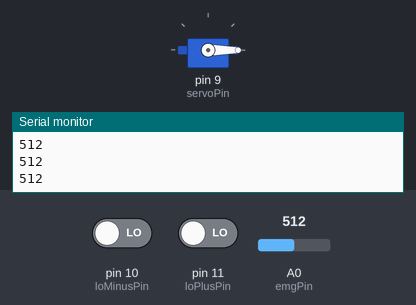
This sketch was run on a simulated Arduino Uno, built with avr-gcc and run on an emulated ATmega328P. Shown: servo, the last lines printed to the serial monitor. The test bench sets the inputs (shaded band); at power-on: A0 (emgPin) = 512, pin 10 (loMinusPin) LOW, pin 11 (loPlusPin) LOW.

Above: at 1.2 s.
1.3 s: A0 (emgPin) set to 534
2.8 s: A0 (emgPin) set to 559
At 3.1 s:
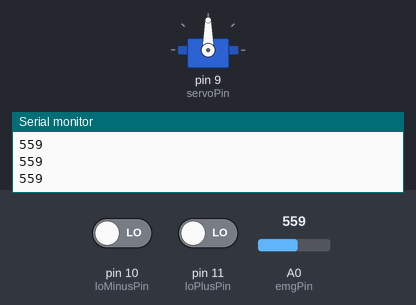
Timing chart, 0 to 5.8 s (numbered marks = the images above; inputs shaded):
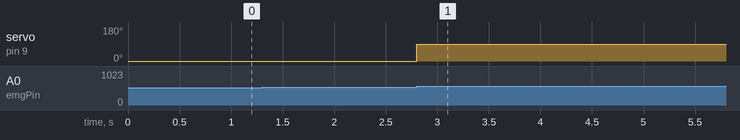

Measured:
- the behaviour switches between 550 and 551 on A0 (emgPin) (found by bisection; images 0 and 1)
- after the input at 2.8 s, servo on pin 9 (servoPin): 0° → 90° at once

The sketch:

EMG.ino
```cpp
#include <Servo.h>

const int emgPin = A0;
const int loMinusPin = 10;
const int loPlusPin = 11;
const int servoPin = 9;

const int openAngle = 0;       // Servo at rest (e.g., hand open)
const int closeAngle = 90;     // Servo position for contraction (e.g., hand closed)
const int highThreshold = 550; // Adjust based on actual signal when muscle is flexed
const int lowThreshold = 450;  // Adjust based on resting EMG noise

Servo armServo;
bool isClosed = false;

void setup() {
  Serial.begin(9600);
  pinMode(loMinusPin, INPUT);
  pinMode(loPlusPin, INPUT);
  armServo.attach(servoPin);
  armServo.write(openAngle); // Start in open position
}

void loop() {
  // Check if electrodes are properly attached
  if (digitalRead(loMinusPin) == HIGH || digitalRead(loPlusPin) == HIGH) {
    Serial.println("! No contact with muscle");
    return;  // Skip signal reading if no contact
  }

  int emgValue = analogRead(emgPin);
  Serial.println(emgValue);  // For debugging

  // If muscle flexes and arm is open
  if (emgValue > highThreshold && !isClosed) {
    armServo.write(closeAngle);
    isClosed = true;
  }

  // If muscle relaxes and arm is closed
  if (emgValue < lowThreshold && isClosed) {
    armServo.write(openAngle);
    isClosed = false;
  }

  delay(10); // Small delay to reduce flickering
}
```
